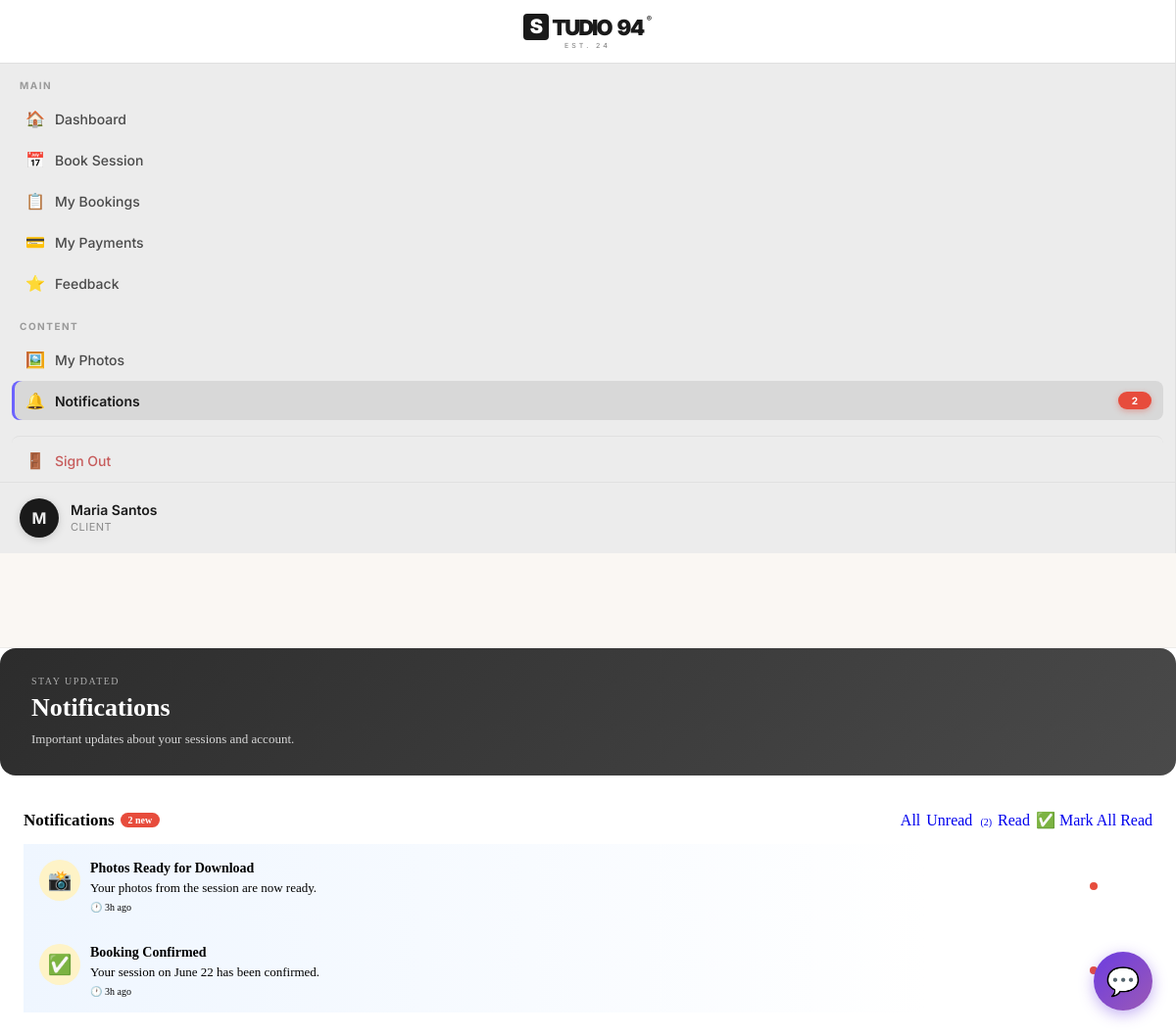
The app's page /index.php?page=notifications (signed in) with its own data.
### tables this page shows
CREATE TABLE IF NOT EXISTS users (
    id                    INT UNSIGNED AUTO_INCREMENT PRIMARY KEY,
    name                  VARCHAR(120)  NOT NULL,
    email                 VARCHAR(180)  NOT NULL UNIQUE,
    phone                 VARCHAR(30)   DEFAULT '',
    password              VARCHAR(255)  NOT NULL,
    role                  ENUM('admin','staff','client') NOT NULL DEFAULT 'client',
    is_active             TINYINT(1)    NOT NULL DEFAULT 1,
    failed_login_attempts INT           NOT NULL DEFAULT 0,
    locked_until          DATETIME      DEFAULT NULL,
    last_login            DATETIME      DEFAULT NULL,
    avatar                VARCHAR(255)  DEFAULT NULL,
    created_at            DATETIME      NOT NULL DEFAULT CURRENT_TIMESTAMP,
    updated_at            DATETIME      NOT NULL DEFAULT CURRENT_TIMESTAMP ON UPDATE CURRENT_TIMESTAMP,
    email_verified        TINYINT(1)    DEFAULT 0,
    google_id             VARCHAR(255)  DEFAULT NULL,
    verification_token    VARCHAR(255)  DEFAULT NULL,
    verification_expires  DATETIME      DEFAULT NULL,
    mfa_enabled           TINYINT(1)    DEFAULT 0,
    mfa_secret            VARCHAR(255)  DEFAULT NULL,
    mfa_backup_codes      TEXT          DEFAULT NULL,
    mfa_verified_at       DATETIME      DEFAULT NULL
);

CREATE TABLE IF NOT EXISTS notifications (
    id          INT UNSIGNED AUTO_INCREMENT PRIMARY KEY,
    user_id     INT UNSIGNED  NOT NULL,
    type        VARCHAR(30)   NOT NULL DEFAULT 'system',
    title       VARCHAR(200)  NOT NULL,
    message     TEXT          DEFAULT NULL,
    icon        VARCHAR(10)   DEFAULT '🔔',
    is_read     TINYINT(1)    NOT NULL DEFAULT 0,
    created_at  DATETIME      NOT NULL DEFAULT CURRENT_TIMESTAMP,
    FOREIGN KEY (user_id) REFERENCES users(id) ON DELETE CASCADE
);

### functions.php (called while the page is built, shortened)
<?php
function db(): PDO
{
    static $pdo = null;
    if ($pdo === null) {
        try {
            $dsn = 'mysql:host=' . DB_HOST .
                   (defined('DB_PORT') && DB_PORT ? ';port=' . DB_PORT : '') .
                   ';dbname=' . DB_NAME .
                   ';charset=' . DB_CHARSET;
            $pdo = new PDO($dsn, DB_USER, DB_PASS, [
                PDO::ATTR_ERRMODE            => PDO::ERRMODE_EXCEPTION,
                PDO::ATTR_DEFAULT_FETCH_MODE => PDO::FETCH_ASSOC,
                PDO::ATTR_EMULATE_PREPARES   => false,
            ]);
            ensureDatabaseSchema($pdo);
        } catch (PDOException $e) {
            die(
                '<div style="
                    font-family:monospace;
                    padding:20px;
                    background:#fee;
                    border:1px solid #f00;
                    margin:20px;
                    border-radius:8px;
                ">
                    <strong>Database Connection Error:</strong><br>' .
                    htmlspecialchars($e->getMessage()) .
                    '<br><br>
                    Please run
                    <a href="' . APP_URL . '/sql/install.php">
                        sql/install.php
                    </a>
                    to set up the database.
                </div>'
            );
        }
    }
    return $pdo;
}
function ensureDatabaseSchema(PDO $pdo): void
{
    try {
        $stmt = $pdo->query("SHOW TABLES LIKE 'users'");
        $cols = $pdo->query("SHOW COLUMNS FROM users")->fetchAll(PDO::FETCH_COLUMN);
        $needed = [
            'failed_login_attempts' => "ALTER TABLE users ADD COLUMN failed_login_attempts INT NOT NULL DEFAULT 0",
            'locked_until'          => "ALTER TABLE users ADD COLUMN locked_until DATETIME DEFAULT NULL",
            'last_login'             => "ALTER TABLE users ADD COLUMN last_login DATETIME DEFAULT NULL",
            'email_verified'         => "ALTER TABLE users ADD COLUMN email_verified TINYINT(1) DEFAULT 0",
            'google_id'              => "ALTER TABLE users ADD COLUMN google_id VARCHAR(255) DEFAULT NULL",
            'verification_token'     => "ALTER TABLE users ADD COLUMN verification_token VARCHAR(255) DEFAULT NULL",
            'verification_expires'   => "ALTER TABLE users ADD COLUMN verification_expires DATETIME DEFAULT NULL",
            'mfa_enabled'            => "ALTER TABLE users ADD COLUMN mfa_enabled TINYINT(1) DEFAULT 0",
            'mfa_secret'             => "ALTER TABLE users ADD COLUMN mfa_secret VARCHAR(255) DEFAULT NULL",
            'mfa_backup_codes'       => "ALTER TABLE users ADD COLUMN mfa_backup_codes TEXT DEFAULT NULL",
            'mfa_verified_at'        => "ALTER TABLE users ADD COLUMN mfa_verified_at DATETIME DEFAULT NULL"
        ];
    } catch (Throwable $e) {
        error_log('[STUDIO94] Schema auto-migration notice: ' . $e->getMessage());
    }
}
function clean(mixed $val): string
{
    return htmlspecialchars(
        trim((string)$val),
        ENT_QUOTES,
        'UTF-8'
    );
}
function timeAgo(string $datetime): string
{
    $diff = time() - strtotime($datetime);
    if ($diff < 86400) {
        return floor($diff / 3600) . 'h ago';
    }
    return date('M j', strtotime($datetime));
}
function getUnreadCount(int $userId): int
{
    try {
        $stmt = db()->prepare("
            SELECT COUNT(*)
            FROM notifications
            WHERE user_id = ?
              AND is_read = 0
        ");
        $stmt->execute([$userId]);
        return (int)$stmt->fetchColumn();
    } catch (Throwable $e) {
        error_log(
            'getUnreadCount error: ' .
            $e->getMessage()
        );
        return 0;
    }
}

### pages/client/notifications.php (the view, shortened to what this page needs)
<?php
$pdo = db();
$uid = $user['id'];
$filter = $_GET['filter'] ?? 'all';
$where  = "user_id = ?";
$params = [$uid];
$stmt = $pdo->prepare("SELECT * FROM notifications WHERE $where ORDER BY created_at DESC LIMIT 50");
$stmt->execute($params);
$notifs = $stmt->fetchAll();
$stmtUnread = $pdo->prepare("SELECT COUNT(*) FROM notifications WHERE user_id=? AND is_read=0");
$stmtUnread->execute([$uid]);
$unreadCount = (int) $stmtUnread->fetchColumn();
?>
<div class="page-banner">
  <div class="page-banner-text">
    <div class="eyebrow">Stay Updated</div>
    <h2>Notifications</h2>
    <p>Important updates about your sessions and account.</p>
  </div>
</div>
<div class="card">
  <div class="section-header">
    <h3 class="section-title">
      Notifications
      <?php if ($unreadCount > 0): ?>
        <span class="unread-pill"><?= $unreadCount ?> new</span>
      <?php endif; ?>
    </h3>
    <div class="notif-actions">
      <?php foreach (['all'=>'All','unread'=>'Unread','read'=>'Read'] as $k=>$v): ?>
        <a href="index.php?page=notifications&filter=<?= $k ?>"
           class="btn-sm <?= $filter===$k?'btn-primary':'btn-ghost' ?>">
           <?= $v ?>
           <?php if ($k === 'unread' && $unreadCount > 0): ?>
             <span style="margin-left:4px;font-size:10px;">(<?= $unreadCount ?>)</span>
           <?php endif; ?>
        </a>
      <?php endforeach; ?>
      <?php if ($unreadCount > 0): ?>
        <a href="index.php?page=notifications&markread=1"
           class="btn-ghost btn-sm"
           onclick="return confirm('Mark all notifications as read?');">
           ✅ Mark All Read
        </a>
      <?php endif; ?>
    </div>
  </div>
  <?php if (empty($notifs)): ?>
    <div class="empty-state">
      <div class="empty-icon">📭</div>
      <div class="empty-title">No notifications</div>
      <div class="empty-desc">
        <?php if ($filter === 'unread'): ?>
          Wala kang unread notifications. 🎉
        <?php elseif ($filter === 'read'): ?>
          Wala ka pang nababasang notifications.
        <?php else: ?>
          Wala ka pang notifications. Lalabas dito ang updates.
        <?php endif; ?>
      </div>
    </div>
  <?php else: ?>
    <div class="notif-list">
      <?php foreach ($notifs as $n):
        $isUnread = !$n['is_read'];
        $typeIcon = $n['icon'] ?: '🔔';
        $hasLink  = !empty($n['link']);
        if ($hasLink) {
            $clickUrl = 'index.php?page=notifications&open=' . $n['id'];
        } elseif ($isUnread) {
            $clickUrl = 'index.php?page=notifications&read=' . $n['id'] . '&filter=' . urlencode($filter);
        } else {
            $clickUrl = '#';
        }
      ?>
      <div class="notif-wrapper">
        <a href="<?= $clickUrl ?>"
           class="notif-item <?= $isUnread ? 'unread' : '' ?> <?= ($hasLink || $isUnread) ? 'has-link' : '' ?>">
          <div class="notif-row">
            <div class="notif-icon">
              <?= $typeIcon ?>
            </div>
            <div class="notif-body">
              <div class="notif-title">
                <?= clean($n['title']) ?>
              </div>
              <div class="notif-message">
                <?= clean($n['message']) ?>
              </div>
              <div class="notif-meta">
                <span>🕐 <?= timeAgo($n['created_at']) ?></span>
              </div>
            </div>
            <?php if ($isUnread): ?>
              <div class="notif-dot"></div>
            <?php endif; ?>
          </div>
        </a>
      </div>
      <?php endforeach; ?>
    </div>
  <?php endif; ?>
</div>

### sidebar.php (shortened to what this page needs)
<?php
$navAdmin = [
    ['page' => 'dashboard',     'icon' => '📊', 'label' => 'Dashboard',     'section' => 'Main'],
    ['page' => 'bookings',      'icon' => '📅', 'label' => 'Bookings'],
    ['page' => 'payments',      'icon' => '💳', 'label' => 'Payments'],
    ['page' => 'sales',         'icon' => '💰', 'label' => 'Sales'],
    ['page' => 'feedback',      'icon' => '⭐', 'label' => 'Feedback'],
    ['page' => 'clients',       'icon' => '👥', 'label' => 'Clients',       'section' => 'Management'],
    ['page' => 'inventory',     'icon' => '📦', 'label' => 'Inventory'],
    ['page' => 'packages',      'icon' => '🎀', 'label' => 'Packages'],
    ['page' => 'loyalty-cards', 'icon' => '🎫', 'label' => 'Loyalty Cards'],
    ['page' => 'staff',         'icon' => '👤', 'label' => 'Staff'],
    ['page' => 'reports',       'icon' => '📄', 'label' => 'Reports',       'section' => 'System'],
    ['page' => 'settings',      'icon' => '⚙️', 'label' => 'Settings'],
];
$navStaff = [
    ['page' => 'dashboard',  'icon' => '🏠', 'label' => 'Dashboard',        'section' => 'Main'],
    ['page' => 'bookings',   'icon' => '📅', 'label' => 'Manage Bookings'],
    ['page' => 'payments',   'icon' => '💳', 'label' => 'Payment Status'],
    ['page' => 'schedule',   'icon' => '🗓️', 'label' => 'Schedule'],
    ['page' => 'clients',    'icon' => '👥', 'label' => 'Client Directory', 'section' => 'Clients'],
    ['page' => 'feedback',   'icon' => '⭐', 'label' => 'Feedback'],
    ['page' => 'inventory',  'icon' => '📦', 'label' => 'Inventory'],
    ['page' => 'upload',     'icon' => '📤', 'label' => 'Upload Photos'],
    ['page' => 'notifications','icon'=>'🔔', 'label' => 'Notifications',    'section' => 'Account'],
];
$navClient = [
    ['page' => 'dashboard',     'icon' => '🏠', 'label' => 'Dashboard',       'section' => 'Main'],
    ['page' => 'booking',       'icon' => '📅', 'label' => 'Book Session'],
    ['page' => 'bookings',      'icon' => '📋', 'label' => 'My Bookings'],
    ['page' => 'payments',      'icon' => '💳', 'label' => 'My Payments'],
    ['page' => 'feedback',      'icon' => '⭐', 'label' => 'Feedback'],
    ['page' => 'photos',        'icon' => '🖼️', 'label' => 'My Photos',       'section' => 'Content'],
    ['page' => 'notifications', 'icon' => '🔔', 'label' => 'Notifications'],
];
$navMap = ['admin' => $navAdmin, 'staff' => $navStaff, 'client' => $navClient];
$navItems = $navMap[$role] ?? $navClient;
$avatarFile = !empty($user['avatar']) ? $user['avatar'] : null;
$avatarPath = $avatarFile ? __DIR__ . '/assets/uploads/avatars/' . $avatarFile : null;
$hasAvatar  = $avatarFile && $avatarPath && file_exists($avatarPath);
$notifUnread = 0;
if (!empty($user['id'])) {
    if (function_exists('getUnreadCount')) {
        try {
            $notifUnread = (int) getUnreadCount((int)$user['id']);
        } catch (Throwable $e) {
            $notifUnread = 0;
        }
    }
}
?>
<aside id="sidebar" class="sidebar">
  <div class="sidebar-brand">
    <div class="logo-wrap">
      <span class="logo-s-mark">S</span>
      <span class="logo-studio">TUDIO</span>
      <span class="logo-num">94</span>
      <span class="logo-reg">®</span>
    </div>
    <div class="logo-sub">EST. 24</div>
  </div>
  <nav class="sidebar-nav">
    <?php
    $lastSection = null;
    foreach ($navItems as $item):
        if (!empty($item['section']) && $item['section'] !== $lastSection):
            $lastSection = $item['section'];
    ?>
      <div class="nav-section-label"><?= clean($item['section']) ?></div>
    <?php endif; ?>
    <a class="nav-item <?= $page === $item['page'] ? 'active' : '' ?>"
       href="index.php?page=<?= urlencode($item['page']) ?>"
       data-nav-page="<?= clean($item['page']) ?>"
       style="position:relative;">
      <span class="nav-icon"><?= $item['icon'] ?></span>
      <?= clean($item['label']) ?>
      <?php if ($item['page'] === 'notifications'): ?>
        <span class="notif-badge-count"
              data-notif-badge
              style="
                <?= $notifUnread > 0 ? '' : 'display:none;' ?>
                position:absolute;
                top:50%;
                right:12px;
                transform:translateY(-50%);
                background:#E74C3C;
                color:#fff;
                font-size:10px;
                font-weight:700;
                padding:2px 7px;
                border-radius:50px;
                min-width:20px;
                text-align:center;
                line-height:1.4;
                box-shadow:0 2px 6px rgba(231,76,60,0.4);
                animation:pulseBadge 2s infinite;
              ">
          <?= $notifUnread > 99 ? '99+' : $notifUnread ?>
        </span>
      <?php endif; ?>
    </a>
    <?php endforeach; ?>
    <a class="nav-item logout" href="<?= APP_URL ?>/logout.php">
      <span class="nav-icon">🚪</span>Sign Out
    </a>
  </nav>
  <a href="index.php?page=profile" class="sidebar-user-link" title="Edit Profile">
    <div class="sidebar-user">
      <div class="user-avatar" style="overflow:hidden;">
        <?php if ($hasAvatar): ?>
          <img
            src="<?= APP_URL ?>/assets/uploads/avatars/<?= clean($avatarFile) ?>?v=<?= time() ?>"
            alt="Avatar"
            style="width:100%;height:100%;object-fit:cover;border-radius:50%;display:block;"
          >
        <?php else: ?>
          <?= strtoupper(mb_substr($user['name'] ?: 'U', 0, 1)) ?>
        <?php endif; ?>
      </div>
      <div class="user-info">
        <div class="name"><?= clean($user['name']) ?></div>
        <div class="role"><?= ucfirst($role) ?></div>
      </div>
    </div>
  </a>
</aside>

### records on screen
users: name "M", name "Maria Santos", role "CLIENT"
notifications: icon "📸", title "Photos Ready for Download", message "Your photos from the session are now ready.", created_at "3h ago", is_read 0 (drawn)
notifications: icon "✅", title "Booking Confirmed", message "Your session on June 22 has been confirmed.", created_at "3h ago", is_read 0 (drawn)

### other values on screen
$item['section'] "MAIN"
$item['icon'] "🏠"
$item['label'] "Dashboard"
$item['icon'] "📅"
$item['label'] "Book Session"
$item['icon'] "📋"
$item['label'] "My Bookings"
$item['icon'] "💳"
$item['label'] "My Payments"
$item['icon'] "⭐"
$item['label'] "Feedback"
$item['section'] "CONTENT"
$item['icon'] "🖼️"
$item['label'] "My Photos"
$item['icon'] "🔔"
